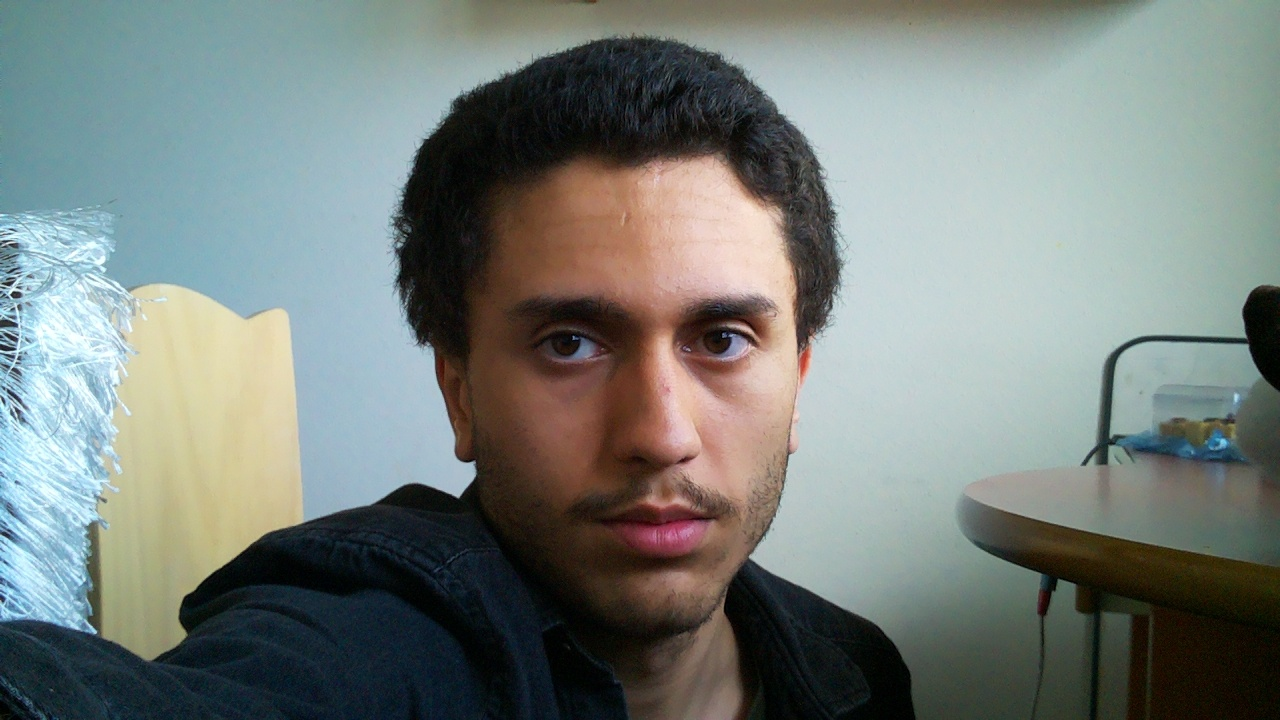
#> input picture PiCode/guerreDesTetes/selfies/selfie_000.jpg, 1280 x 720 px, found by its file name
$ python capture.py
#> lines starting #> are read from the running program, lines starting #| are printed output that depends on the picture
#> further down, selfie is the input picture: shape (720, 1280, 3); mean B, G, R 122.9, 127.3, 119.5
import cv2
import numpy as np

SPRITE_SIZE = 128   # taille du sprite carré en sortie (pixels)

_face_cascade = cv2.CascadeClassifier(
    '/home/pi/env13_capteurs/lib/python3.13/site-packages/cv2/data/haarcascade_frontalface_default.xml'
)

def capture_face_sprite(frame):
    """
    Recup une photo et la transforme en visage.
    """
    gray = cv2.cvtColor(frame, cv2.COLOR_BGR2GRAY)
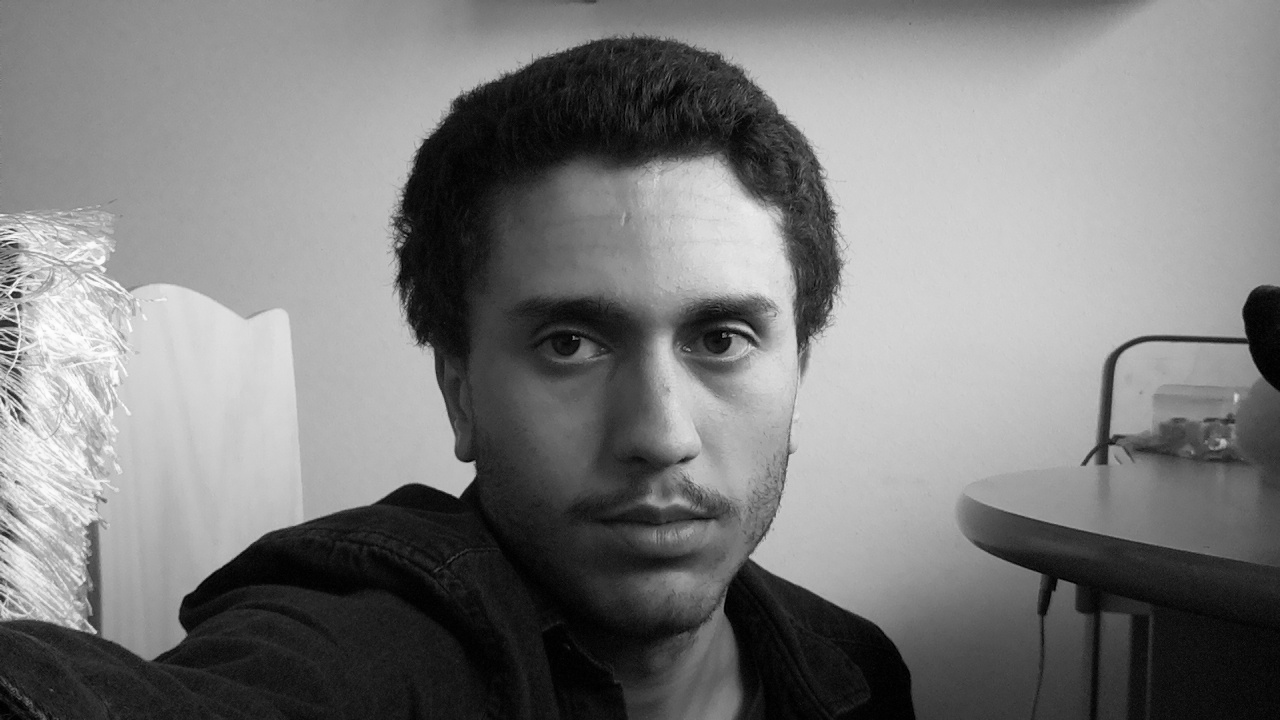
#> gray: shape (720, 1280); min 0, max 254, mean 124.5

    faces = _face_cascade.detectMultiScale(
        gray,
        scaleFactor=1.1,
        minNeighbors=8,
        minSize=(80, 80)
    )
#> faces = [[452, 186, 399, 399]]

    # Rien détecté
    if len(faces) == 0:
        print("[capture] Aucun visage détecté.")
        return None

    # Premier visage détecté
    x_min, y_min, box_width, box_height = faces[0]
#> x_min = 452; y_min = 186; box_width = 399; box_height = 399

    print(f"[capture] Visage détecté : x={x_min} y={y_min} w={box_width} h={box_height}")
#| [capture] Visage détecté : x=452 y=186 w=399 h=399

    # Extraction du visage
    face = frame[y_min:y_min + box_height, x_min:x_min + box_width]
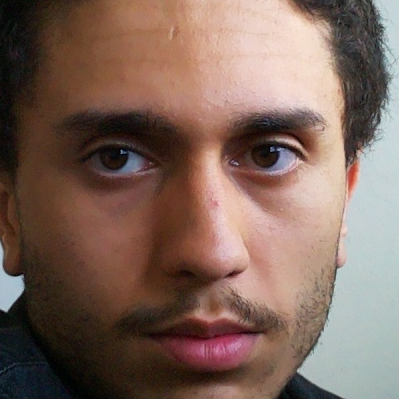
#> face: shape (399, 399, 3); mean B, G, R 91.6, 102.2, 126.5
    face = cv2.resize(face, (SPRITE_SIZE, SPRITE_SIZE), interpolation=cv2.INTER_AREA)
#> face: shape (128, 128, 3)

    sprite = cv2.cvtColor(face, cv2.COLOR_BGR2BGRA)
    alpha = np.zeros((SPRITE_SIZE, SPRITE_SIZE), dtype=np.uint8)
    axes = (int(SPRITE_SIZE * 0.42), int(SPRITE_SIZE * 0.49))
    cv2.ellipse(
        alpha,
        (SPRITE_SIZE // 2, SPRITE_SIZE // 2),
        axes,
        0,
        0,
        360,
        255,
        -1,
        lineType=cv2.LINE_AA,
    )
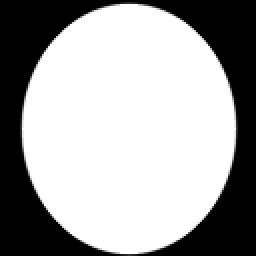
#> alpha: shape (128, 128) (shown 2 times larger); min 0, max 255, mean 164.2
    sprite[:, :, 3] = alpha

    print(f"[capture] Sprite pret ({SPRITE_SIZE}x{SPRITE_SIZE} px).")
    return sprite


if __name__ == "__main__":
    selfie = cv2.imread("guerreDesTetes/selfies/selfie_000.jpg")
    sprite = capture_face_sprite(selfie)
    if sprite is not None:
        cv2.imshow("Sprite", sprite)
        cv2.waitKey(0)
        cv2.destroyAllWindows()

$ run again, with PiCode/guerreDesTetes/selfies/selfie_001.jpg copied over PiCode/guerreDesTetes/selfies/selfie_000.jpg
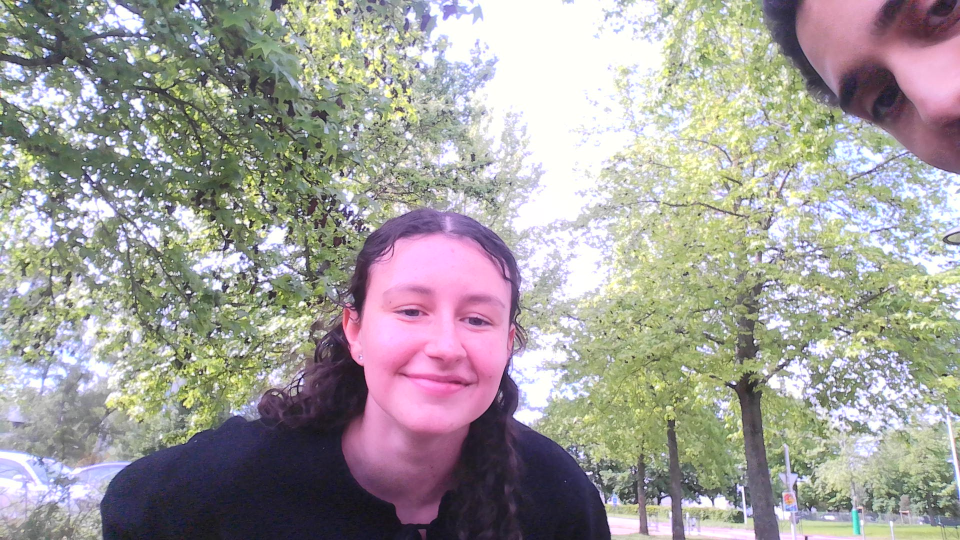
#> input picture PiCode/guerreDesTetes/selfies/selfie_001.jpg, 1920 x 1080 px, found by its file name (shown at 1/2 size)
#> selfie is the input picture: shape (1080, 1920, 3); mean B, G, R 154.9, 158.4, 162.2
#> in capture_face_sprite, `gray = cv2.cvtColor(frame, cv2.COLOR_BGR2GRAY)`:
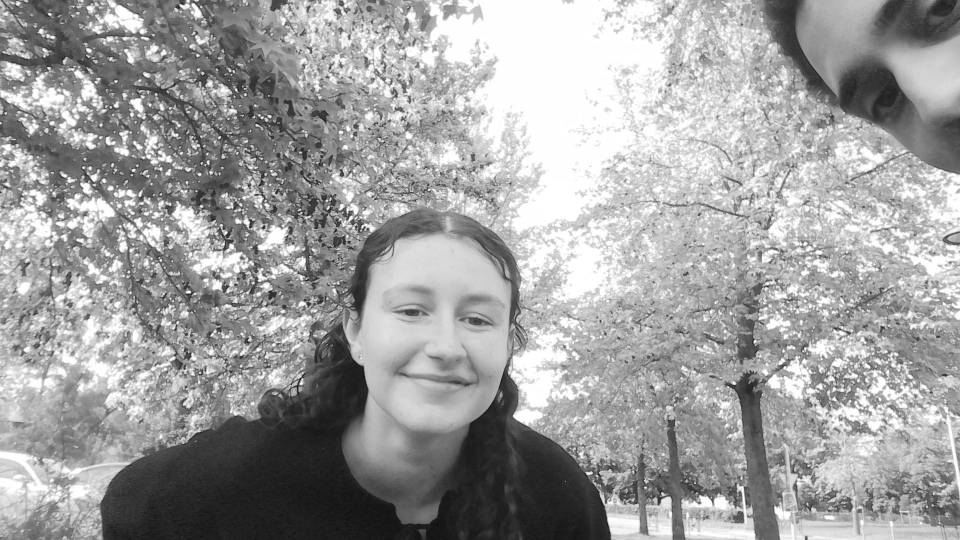
#> gray: shape (1080, 1920) (shown at 1/2 size); min 1, max 255, mean 159.1
#> faces = [[697, 480, 368, 368]]
#> x_min = 697; y_min = 480; box_width = 368
#| [capture] Visage détecté : x=697 y=480 w=368 h=368
#> in capture_face_sprite, `face = cv2.resize(face, (SPRITE_SIZE, SPRITE_SIZE), interpolation=cv2...`:
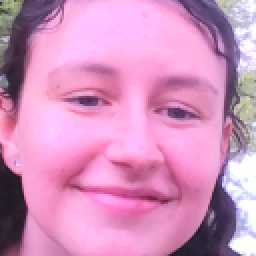
#> face: shape (128, 128, 3) (shown 2 times larger); mean B, G, R 189.2, 145.2, 210.4

$ run again, with PiCode/guerreDesTetes/selfies/selfie_002.jpg copied over PiCode/guerreDesTetes/selfies/selfie_000.jpg
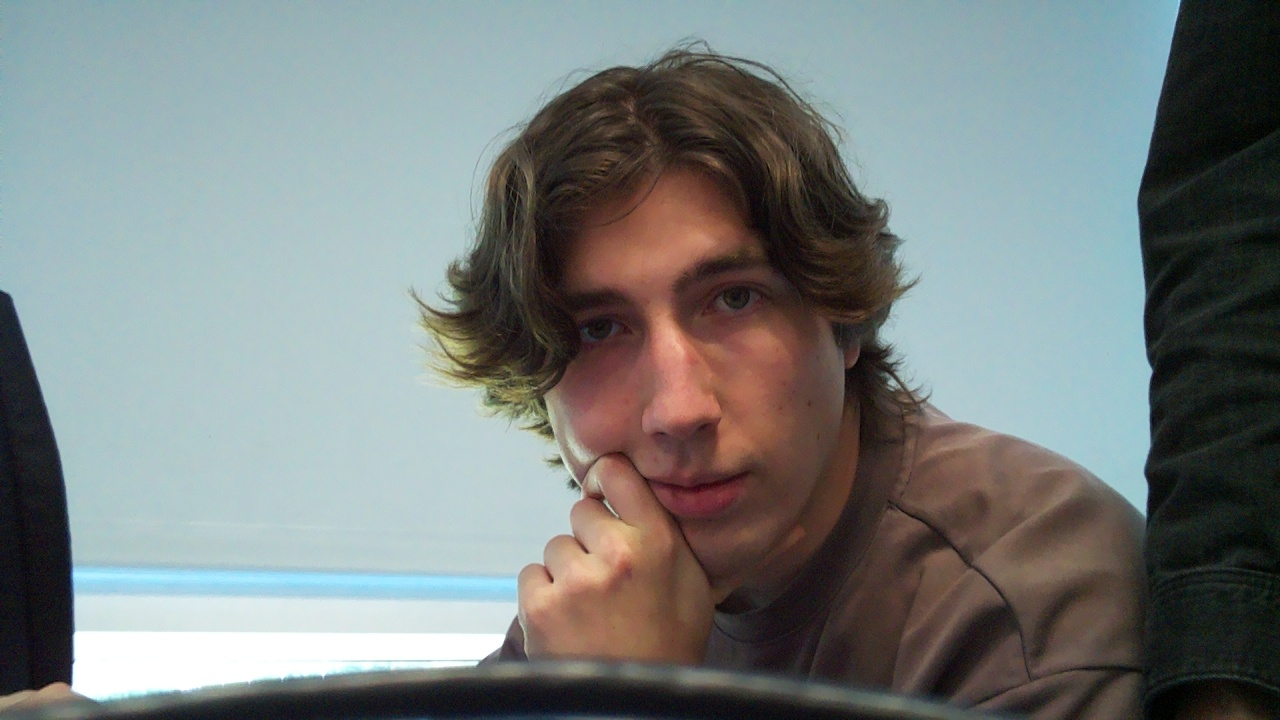
#> input picture PiCode/guerreDesTetes/selfies/selfie_002.jpg, 1280 x 720 px, found by its file name
#> selfie is the input picture: shape (720, 1280, 3); mean B, G, R 126.9, 127.9, 121.6
#> in capture_face_sprite, `gray = cv2.cvtColor(frame, cv2.COLOR_BGR2GRAY)`:
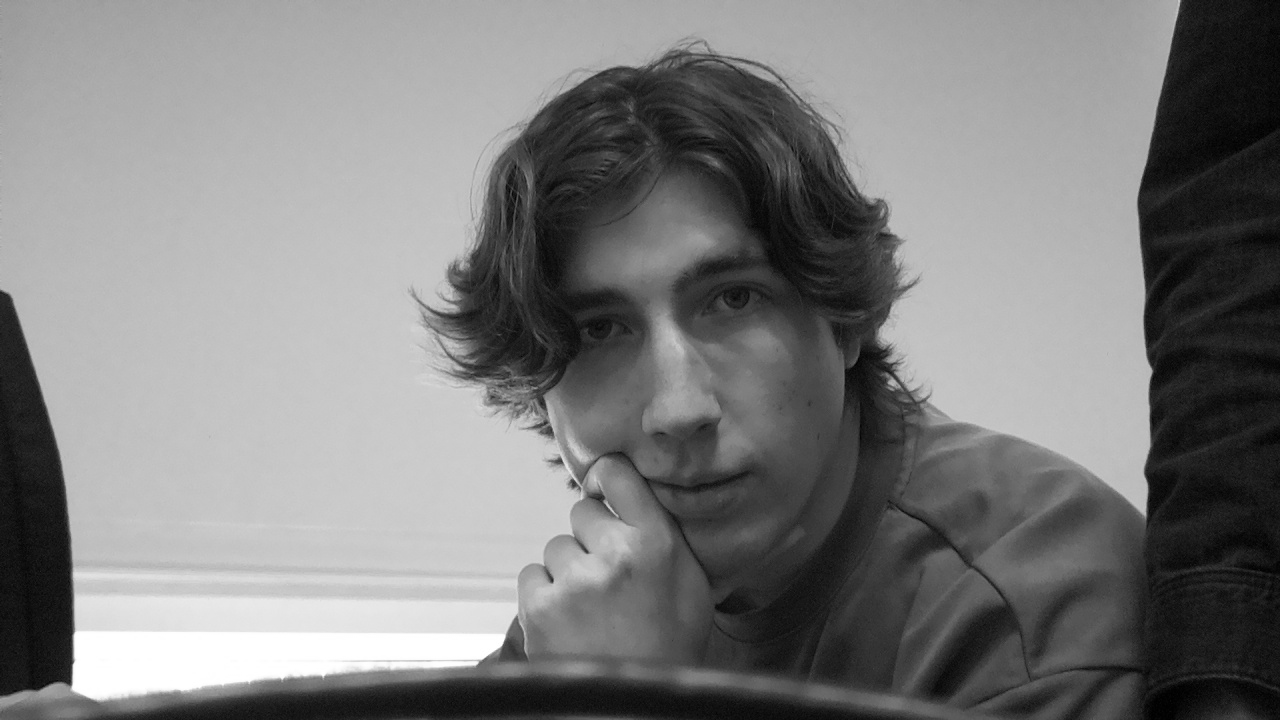
#> gray: shape (720, 1280); min 0, max 255, mean 125.9
#> faces = [[492, 182, 354, 354]]
#> x_min = 492; y_min = 182; box_width = 354
#| [capture] Visage détecté : x=492 y=182 w=354 h=354
#> in capture_face_sprite, `face = frame[y_min:y_min + box_height, x_min:x_min + box_width]`:
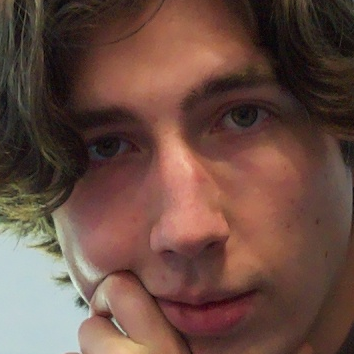
#> face: shape (354, 354, 3); mean B, G, R 67.2, 77.1, 107

$ run again, with PiCode/guerreDesTetes/selfies/selfie_003.jpg copied over PiCode/guerreDesTetes/selfies/selfie_000.jpg
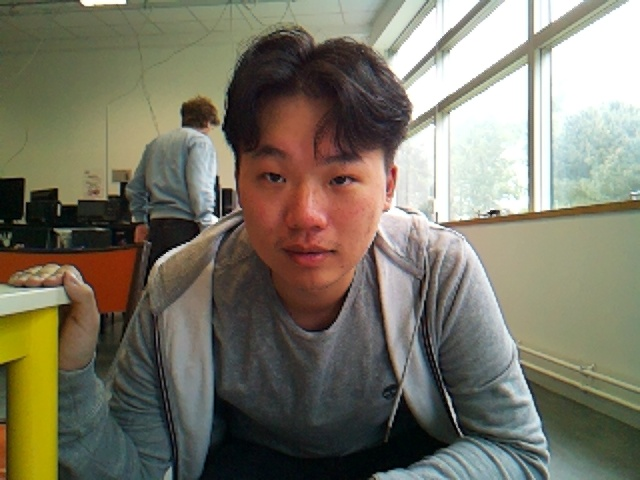
#> input picture PiCode/guerreDesTetes/selfies/selfie_003.jpg, 640 x 480 px, found by its file name
#> selfie is the input picture: shape (480, 640, 3); mean B, G, R 102.8, 118.4, 122.1
#> in capture_face_sprite, `gray = cv2.cvtColor(frame, cv2.COLOR_BGR2GRAY)`:
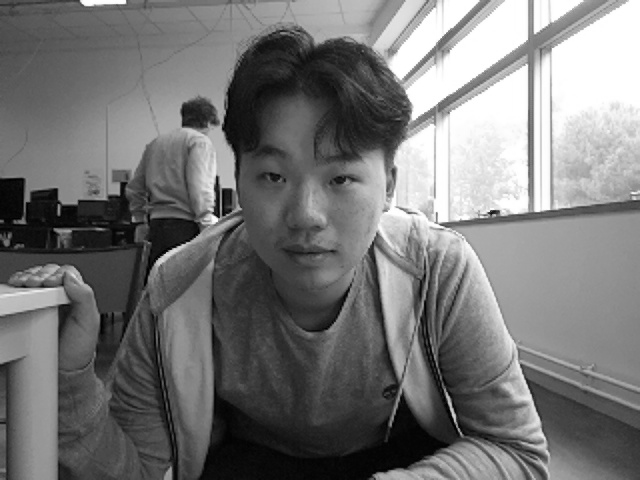
#> gray: shape (480, 640); min 0, max 255, mean 117.7
#> faces = [[224, 120, 166, 166]]
#> x_min = 224; y_min = 120; box_width = 166
#| [capture] Visage détecté : x=224 y=120 w=166 h=166
#> in capture_face_sprite, `face = frame[y_min:y_min + box_height, x_min:x_min + box_width]`:
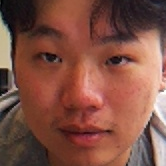
#> face: shape (166, 166, 3); mean B, G, R 68, 80.7, 129.1
